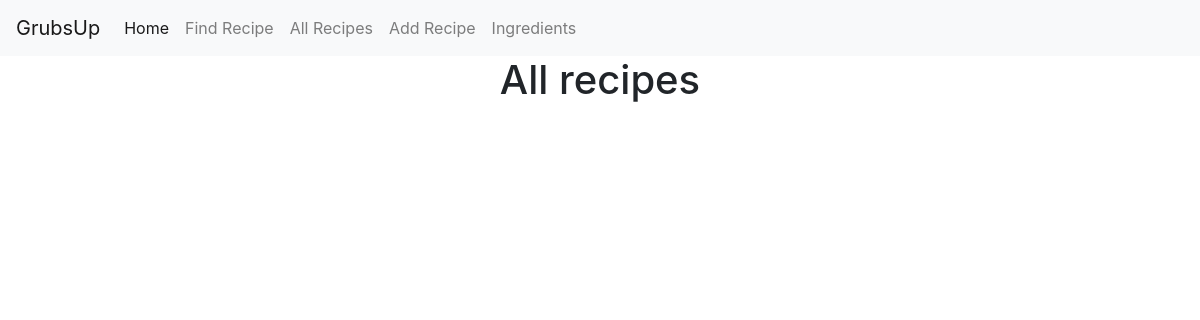
/recipes/all/, run on an earlier commit of the app's database.
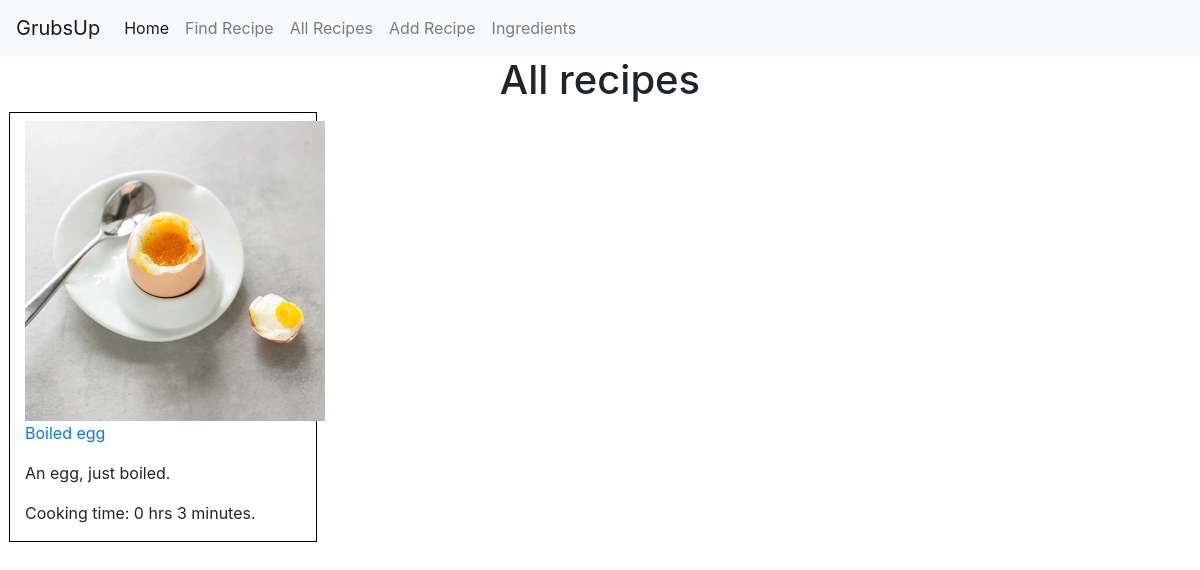
And on a later commit of the database.
### recipes/models.py (models this page shows, shortened)
class Recipe(models.Model):
    EASY = 'easy'
    INTERMEDIATE = 'intermediate'
    HARD = 'hard'
    DIFFS = [
        (EASY, 'Easy'),
        (INTERMEDIATE, 'Intermediate'),
        (HARD, 'Hard'),
    ]
    name = models.CharField(max_length=100, blank=False)
    image = models.ImageField(upload_to='recipes', blank=False)
    description = models.TextField(max_length=250, blank=True)
    cooking_hours = models.PositiveIntegerField(blank=True)
    cooking_minutes = models.PositiveIntegerField(range(0,59), blank=True)
    difficulty = models.CharField(max_length=50, choices=DIFFS)
    published = models.BooleanField(editable=False, default=False)
    creator = models.ForeignKey(
        CustomUser,
        on_delete=models.CASCADE,
        default=1,
        )

### recipes/views.py (the view)
# urls.py: path('all/', views.showAllRecipes, name='all_recipes'),
def showAllRecipes(request):
    all_recipes = models.Recipe.objects.filter(published=True)
    return render(request, 'recipes.html', {'all_recipes': all_recipes})

### pages/templates/recipes.html
{% extends 'base.html' %}
{% block content %}
<h1 class='text-center'>All recipes</h1>
<div class="row">
    {% if all_recipes %}
    {% for r in all_recipes %}
    <div class="col-3 ml-4" style="border: 1px solid black">
        <div class="row">
            <div class="col pt-2">
                <img src='{{r.image.url}}' alt='{{r.name}}' class='img-responsive' style='max-height: 300px'>
            </div>
        </div>
        <p><a href='{% url "recipes:single_recipe" r.id %}'>{{ r.name }}</a></p>
        <p>{{ r.description }}</p>
        <p>Cooking time: {{r.cooking_hours}} hrs {{r.cooking_minutes}} minutes.</p>
    </div>
{% endfor %}
</div>
{% endif %}
{% endblock %}

What changed in the data, as far as the page shows it:
added Recipe: image (picture), name "Boiled egg", description "An egg, just boiled.", cooking_hours "0", cooking_minutes "3"
